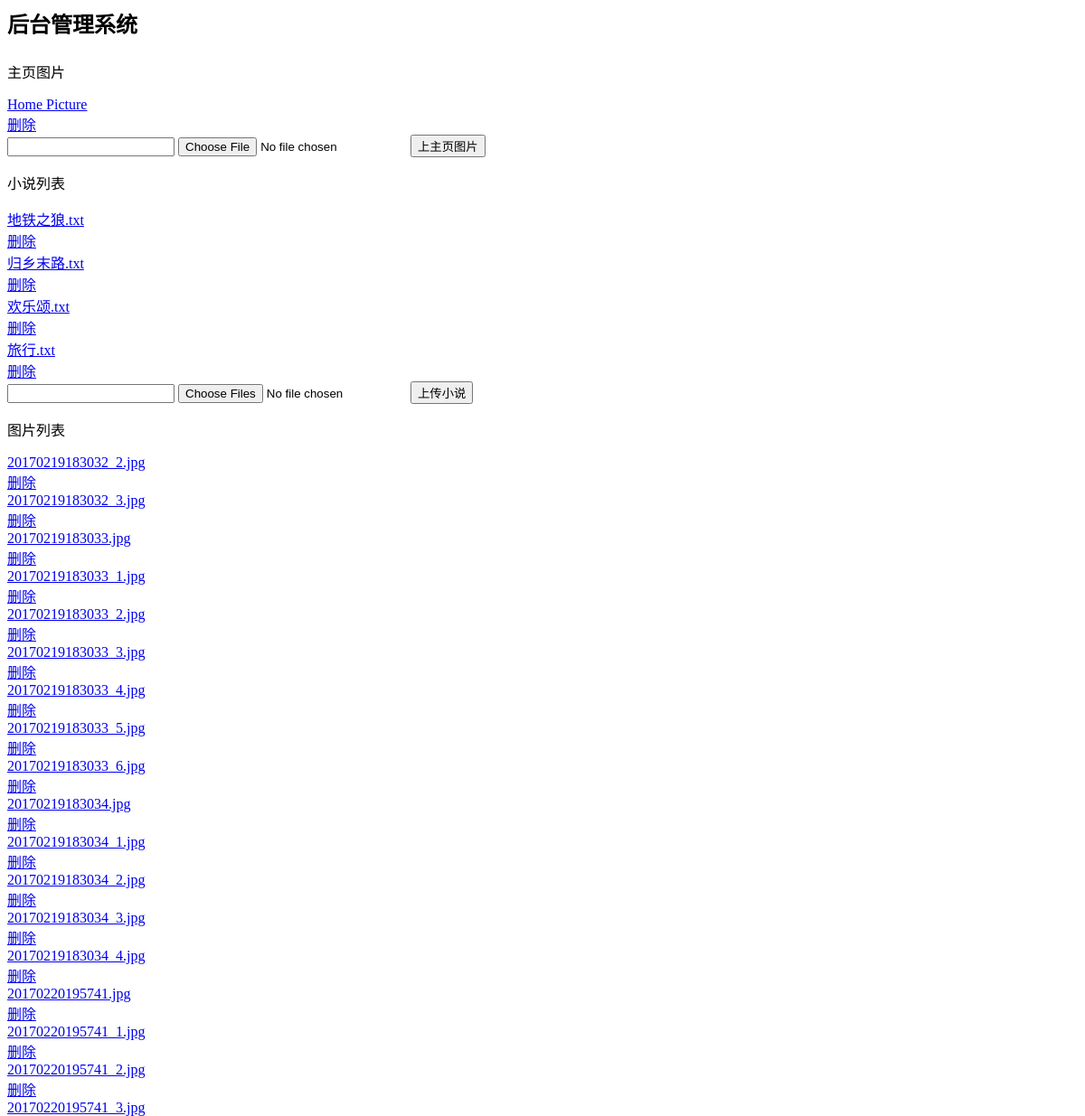
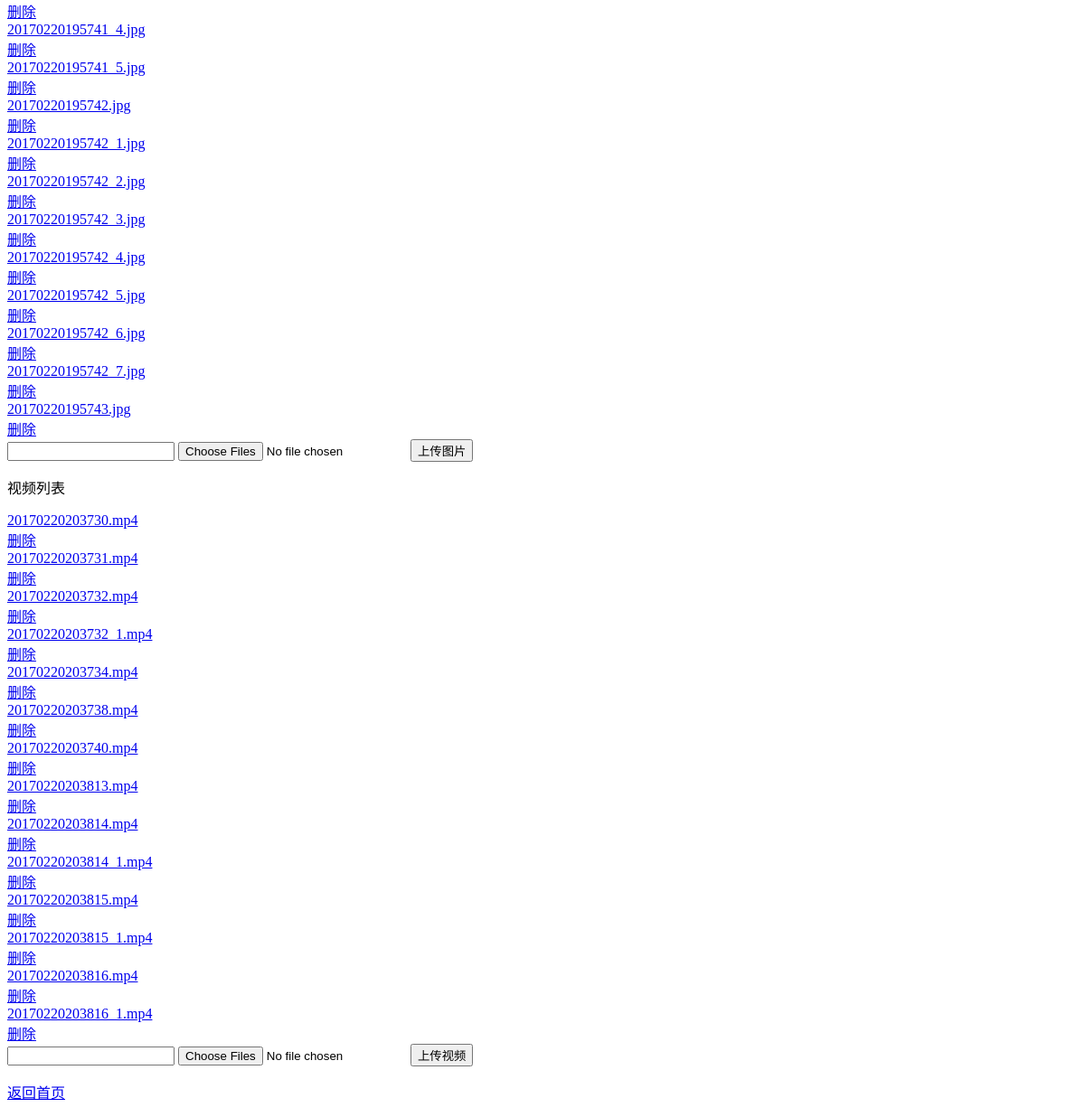
/backend, run on an earlier commit of the app's database (2 pictures, top to bottom).
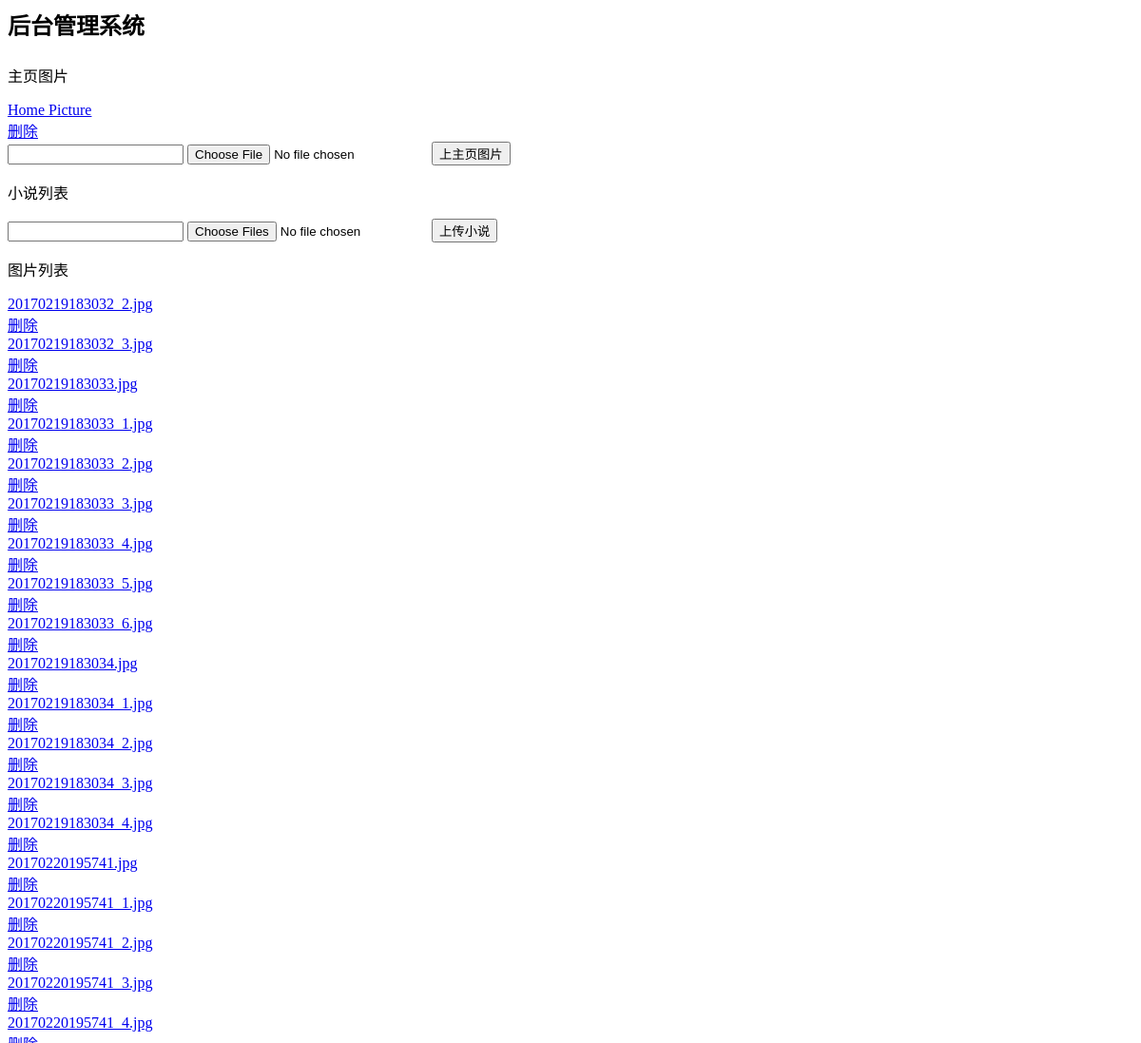
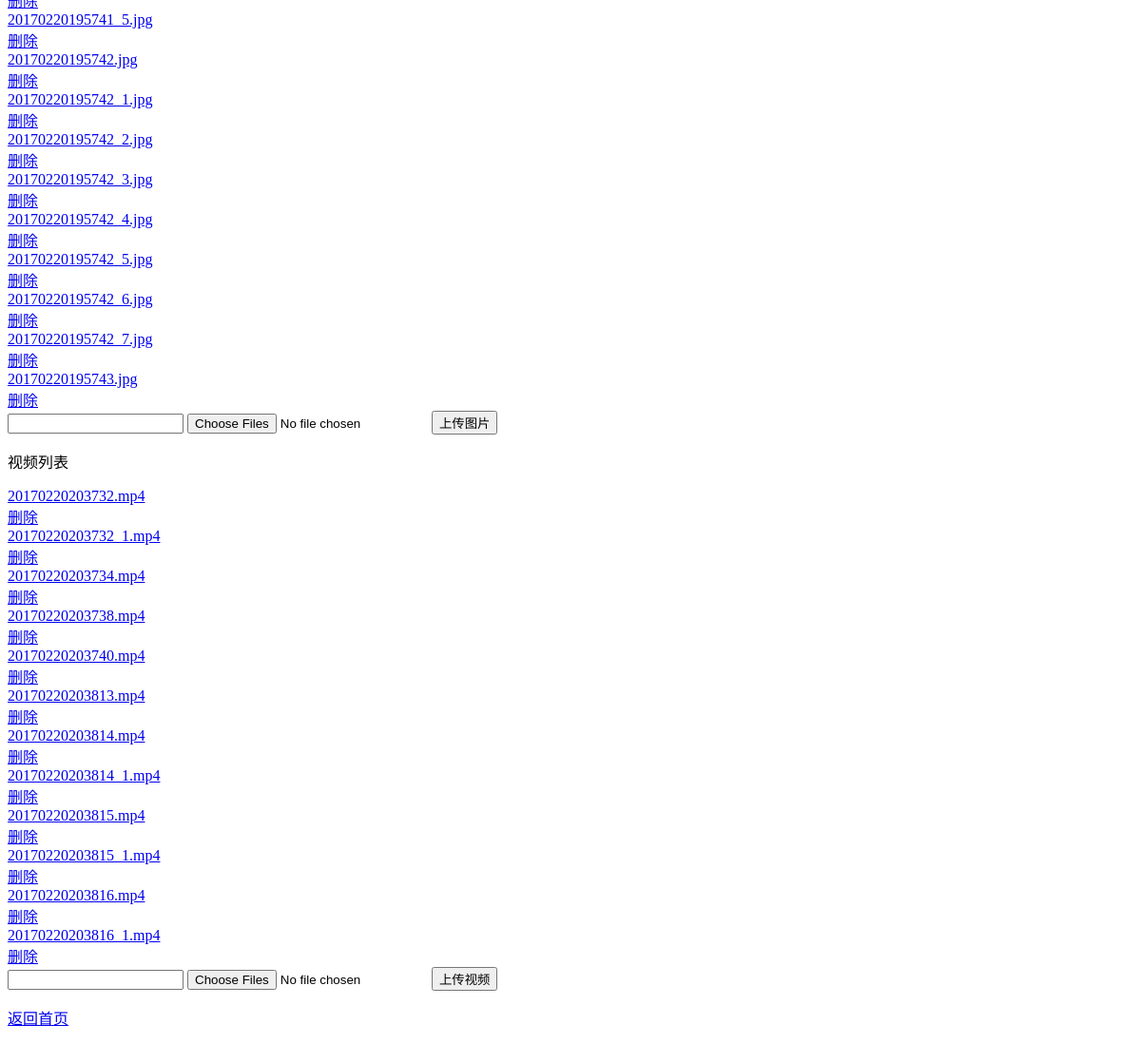
And on a later commit of the database (2 pictures, top to bottom).
### backend/models.py (models this page shows, shortened)
class UploadFile(models.Model):
  timestamp = models.CharField(max_length=30)
  exname = models.CharField(max_length=10)
  name = models.CharField(max_length=100)
  typ = models.CharField(max_length=10)

### backend/views.py (the view)
# urls.py: url(r'^backend$',backend_views.index),
def index(req):
  home_name=''
  try:
    home_pic=UploadFile.objects.get(timestamp='00000000000000')
    home_name=home_pic.name+'.'+home_pic.exname
  except:
    pass
  novel_list=UploadFile.objects.filter(typ="novel")
  novel_name=[]
  for novel in novel_list:
    novel_name.append(novel.name)
  pic_list=UploadFile.objects.filter(typ="image")
  pic_name=[]
  for pic in pic_list:
    pic_name.append(pic.timestamp+'.'+pic.exname)
  movie_list=UploadFile.objects.filter(typ="movie")
  movie_name=[]
  for movie in movie_list:
    movie_name.append(movie.timestamp+'.'+movie.exname)
  return render(req, 'backend.html',{'home_list':home_name,'pic_list':pic_name,'novel_list':novel_name,'movie_list':movie_name})

### backend/templates/backend.html (shortened to what this page needs)
<html xmlns="http://www.w3.org/1999/xhtml">
<head>
</head>
<body>
<p style="font-weight: bold; font-size: 24px;">后台管理系统</p>
<p>主页图片</p>
{% if home_list %}
<div>
	<a href="/upload/{{home_list}}" >Home Picture</a><br><a href="/delete?domain=home_image&title={{home_list}}" >删除</a>
</div>
{% endif %}
<div class="file-box">
<form action="/Upload?domain=homepage" method="post" enctype="multipart/form-data">
<input type='text' name='textfield' id='textfield1' class='txt' />
<input type="file" name="ContextField" class="file" id="ContextField" size="28" onChange="document.getElementById('textfield1').value=this.value" />
<input type="submit" name="submit" class="btn" value="上主页图片" />
</form>
</div>
<p>小说列表</p>
{% for novel in novel_list %}
<div>
    <a href="/novel?title={{novel}}" >{{novel}}.txt</a><br><a href="/delete?domain=novel&title={{novel}}.txt" >删除</a>
</div>
{% endfor %}
<div class="file-box">
<form action="/Upload?domain=novel" method="post" enctype="multipart/form-data">
<input type='text' name='textfield' id='textfield2' class='txt' />
<input type="file" name="ContextField" class="file" id="ContextField" size="28" onChange="document.getElementById('textfield2').value=this.value" multiple/>
<input type="submit" name="submit" class="btn" value="上传小说" />
</form>
</div>
<p>图片列表</p>
{% for pic in pic_list %}
<div>
    <a href="/image?title={{pic}}" >{{pic}}</a><br><a href="/delete?domain=image&title={{pic}}" >删除</a>
</div>
{% endfor %}
<div class="file-box">
<form action="/Upload?domain=image" method="post" enctype="multipart/form-data">
<input type='text' name='textfield' id='textfield3' class='txt' />
<input type="file" name="ContextField" class="file" id="ContextField" size="28" onChange="document.getElementById('textfield3').value=this.value" multiple/>
<input type="submit" name="submit" class="btn" value="上传图片" />
</form>
</div>
<p>视频列表</p>
{% for movie in movie_list %}
<div>
    <a href="/movie?title={{movie}}" >{{movie}}</a><br><a href="/delete?domain=movie&title={{movie}}" >删除</a>
</div>
{% endfor %}
<div class="file-box">
<form action="/Upload?domain=movie" method="post" enctype="multipart/form-data">
<input type='text' name='textfield' id='textfield4' class='txt' />
<input type="file" name="ContextField" class="file" id="ContextField" size="28" onChange="document.getElementById('textfield4').value=this.value" multiple/>
<input type="submit" name="submit" class="btn" value="上传视频" />
</form>
</div>
</body>
<p>
<a href="/" >返回首页</a>
</html>

What changed in the data, as far as the page shows it:
removed UploadFile: novel_list "地铁之狼"
removed UploadFile: novel_list "归乡末路"
removed UploadFile: novel_list "欢乐颂"
removed UploadFile: novel_list "旅行"
Also different on the page:
list line gone: ".txt 删除"
list line gone: "20170220203730.mp4 删除"
list line gone: "20170220203731.mp4 删除"
